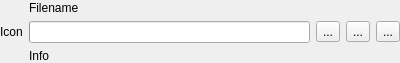
<?xml version="1.0" encoding="UTF-8"?>
<ui version="4.0">
 <class>DownloadItem</class>
 <widget class="QWidget" name="DownloadItem">
  <property name="geometry">
   <rect>
    <x>0</x>
    <y>0</y>
    <width>400</width>
    <height>63</height>
   </rect>
  </property>
  <property name="windowTitle">
   <string/>
  </property>
  <layout class="QHBoxLayout" name="horizontalLayout">
   <property name="margin">
    <number>0</number>
   </property>
   <item>
    <widget class="QLabel" name="fileIcon">
     <property name="text">
      <string>Icon</string>
     </property>
    </widget>
   </item>
   <item>
    <layout class="QVBoxLayout" name="verticalLayout">
     <item>
      <widget class="QLabel" name="filenameLabel">
       <property name="text">
        <string>Filename</string>
       </property>
      </widget>
     </item>
     <item>
      <widget class="QProgressBar" name="progressBar"/>
     </item>
     <item>
      <widget class="QLabel" name="infoLabel">
       <property name="text">
        <string>Info</string>
       </property>
      </widget>
     </item>
    </layout>
   </item>
   <item>
    <widget class="QToolButton" name="tryAgainButton">
     <property name="toolTip">
      <string>Press to repeat the download</string>
     </property>
     <property name="text">
      <string>...</string>
     </property>
    </widget>
   </item>
   <item>
    <widget class="QToolButton" name="stopButton">
     <property name="toolTip">
      <string>Press to cancel the download</string>
     </property>
     <property name="text">
      <string>...</string>
     </property>
    </widget>
   </item>
   <item>
    <widget class="QToolButton" name="openButton">
     <property name="toolTip">
      <string>Press to open the downloaded file</string>
     </property>
     <property name="text">
      <string>...</string>
     </property>
    </widget>
   </item>
  </layout>
 </widget>
 <tabstops>
  <tabstop>tryAgainButton</tabstop>
  <tabstop>stopButton</tabstop>
  <tabstop>openButton</tabstop>
 </tabstops>
 <resources/>
 <connections/>
</ui>
